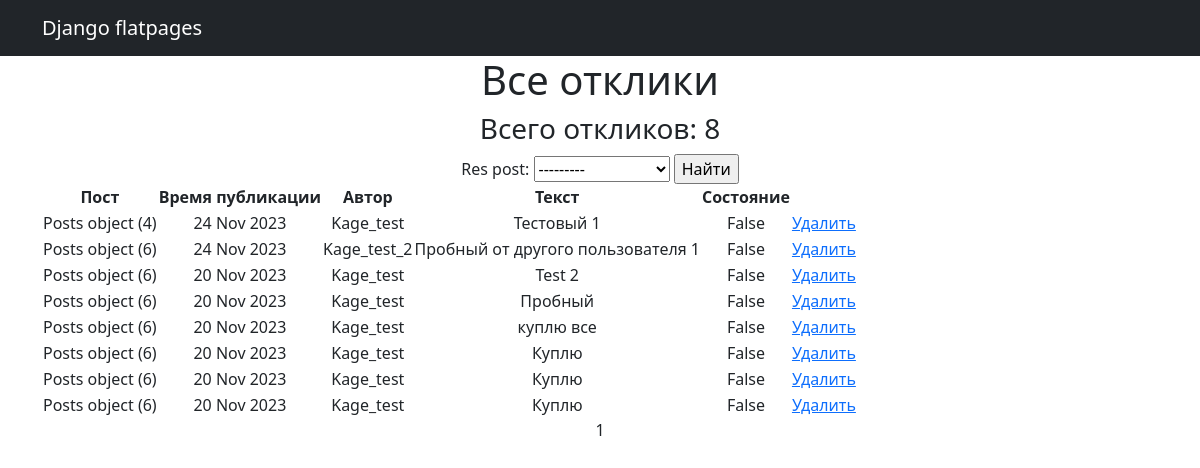
Page /posts/responses (signed in) on the committed database.
### PostBoard_main/models.py (models this page shows, shortened)
class Response(models.Model):
    time_in = models.DateTimeField(auto_now_add=True)
    text = models.TextField()
    res_user = models.ForeignKey(User, on_delete=models.CASCADE, related_name='reply_user')
    res_post = models.ForeignKey(Posts, on_delete=models.CASCADE, related_name='reply')
    status = models.BooleanField(default=False)

class Posts(models.Model):
    tanks = 'TK'
    healers = 'HL'
    damage_dealers = 'DD'
    merchants = 'MR'
    guild_masters = 'GM'
    quest_givers = 'QG'
    smiths = 'SM'
    leather_workers = 'LW'
    potion_masters = 'PM'
    enchanters = 'EH'
    TYPE = [
        (tanks, 'Танки'), (healers, 'Хилеры'), (damage_dealers, 'ДД'), (merchants, 'Торговцы'),
        (guild_masters, 'Гильдмастера'), (quest_givers, 'Квестгиверы'), (smiths, 'Кузнецы'),
        (leather_workers, 'Кожевники'), (potion_masters, 'Зельевары'), (enchanters, 'Мастера заклинаний')
    ]
    type_post = models.CharField(max_length=2, choices=TYPE, default='MR')
    time_in = models.DateTimeField(auto_now_add=True)
    headline = models.CharField(max_length=128)
    text = RichTextUploadingField(config_name='my-toolbar')
    category = models.ForeignKey(Category, on_delete=models.CASCADE, related_name='category')
    to_reg_user = models.ForeignKey(User, on_delete=models.CASCADE)

### PostBoard_main/views.py (the view)
# urls.py: path('responses', ResponseList.as_view(), name='responses'),
class ResponseList(LoginRequiredMixin, ListView):
    raise_exception = True
    model = Response
    ordering = '-time_in'
    template_name = 'responses.html'
    context_object_name = 'responses'
    paginate_by = 20
    def get_queryset(self):
        queryset = Response.objects.filter(res_post__to_reg_user=self.request.user.id).order_by('-time_in')
        self.filterset = ResponseFilter(self.request.GET, queryset, request=self.request.user.id)
        return self.filterset.qs
    def get_context_data(self, **kwargs):
        context = super().get_context_data(**kwargs)
        context['filterset'] = self.filterset
        return context

### templates/responses.html (shortened to what this page needs)
<!DOCTYPE html>
{% extends 'flatpages/default.html' %}
{% block content %}
    <h1>Все отклики</h1>
    <h3>Всего откликов: {{ responses|length }}</h3>
    <form action="" method="get">
        {{ filterset.form }}
        <input type="submit" value="Найти" />
    </form>
    {% if responses %}
        <table>
            <tr>
                <th>Пост</th>
                <th>Время публикации</th>
                <th>Автор</th>
                <th>Текст</th>
                <th>Состояние</th>
            </tr>
            {% for resp in responses %}
                <tr>
                    <td>{{ resp.res_post }}</td>
                    <td>{{ resp.time_in|date:'d M Y'  }}</td>
                    <td>{{ resp.res_user }}</td>
                    <td>{{ resp.text }}</td>
                    <td>{{ resp.status }}</td>
                    <td>
                        {% if perms.PostBoard.delete_response %}
                        <a href="{% url 'response_delete' pk=resp.id %}"> Удалить </a>
                        {% endif %}
                    </td>
                </tr>
            {% endfor %}
        </table>
    {% else %}
        <h2>Откликов пока нет :(</h2>
    {% endif %}
    {{ page_obj.number }}
{% endblock content%}

### rows in the picture
Response: res_post "Posts object (4)", time_in "24 Nov 2023", res_user "Kage_test", text "Тестовый 1", status "False"
Response: res_post "Posts object (6)", time_in "24 Nov 2023", res_user "Kage_test_2", text "Пробный от другого пользователя 1", status "False"
Response: res_post "Posts object (6)", time_in "20 Nov 2023", res_user "Kage_test", text "Test 2", status "False"
Response: res_post "Posts object (6)", time_in "20 Nov 2023", res_user "Kage_test", text "Пробный", status "False"
Response: res_post "Posts object (6)", time_in "20 Nov 2023", res_user "Kage_test", text "куплю все", status "False"
Response: res_post "Posts object (6)", time_in "20 Nov 2023", res_user "Kage_test", text "Куплю", status "False"
Response: res_post "Posts object (6)", time_in "20 Nov 2023", res_user "Kage_test", text "Куплю", status "False"
Response: res_post "Posts object (6)", time_in "20 Nov 2023", res_user "Kage_test", text "Куплю", status "False"

### other values in the picture
{{ responses|length }} "8"
{{ page_obj.number }} "1"
